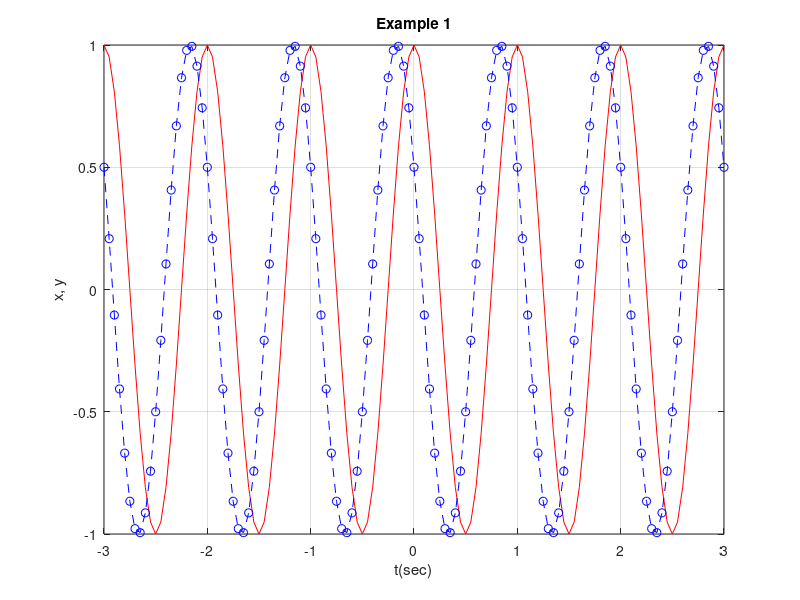

The MATLAB source for this figure:
t = -3:0.05:3; % sequence from -3 to 3 with step 0.05
x = cos(2 * pi * t); 
y = cos(2 * pi * t + pi/3);

plot(t, x, 'r', t, y, 'b--o'); % plots models x & y
grid on;

title('Example 1');
xlabel('t(sec)');
ylabel('x, y');